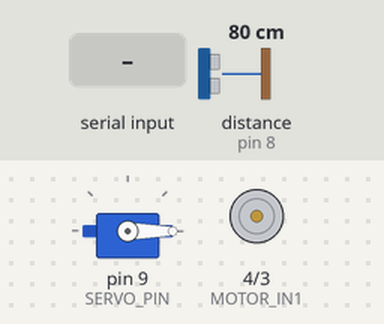
Simulated run of this sketch. Board: Arduino Uno, built with avr-gcc and run on an emulated ATmega328P. Shown: servo, motor-driver pin pairs drawn as motors (green arrow = first pin HIGH = forward, orange = second pin HIGH = backward, longer = more drive, scaled by the enable pin). Wiring (inferred from the names in the program): ultrasonic range finder: trigger pin 7; echo pin 8. Inputs (shaded band) come from the test bench; at power-on: distance to the obstacle (sensor on pin 8) 80 cm. The echo pulse lasts 58.3 µs per cm; what the sketch prints to the serial monitor is not drawn.

Above: at 1.2 s.
1.3 s: "ON\n" received over Serial
At 1.6 s:
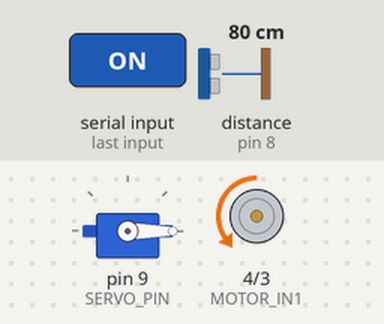
2.8 s: "SERVO:DEFECTO\n" received over Serial
At 4.2 s:
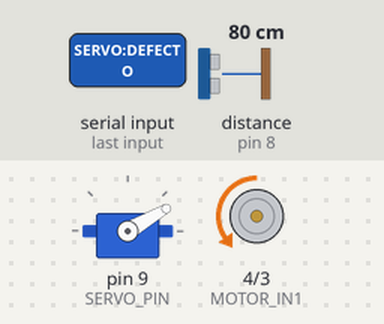
7.3 s: "SERVO:DEFECTO\n" received over Serial
At 7.6 s:
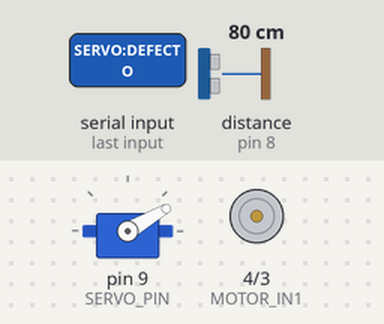
8.8 s: "OFF\n" received over Serial
At 9.7 s:
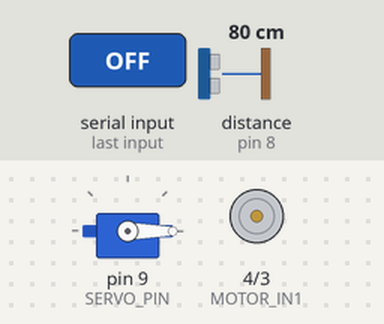
Timing chart, 0 to 11.3 s (numbered marks = the images above; inputs shaded):
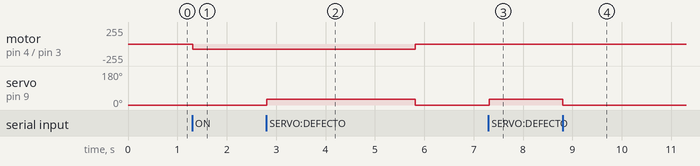

Measured:
- after the input at 1.3 s, motor on pin 4 (MOTOR_IN1) / pin 3 (MOTOR_IN2): stopped → backward 80/255 at once
- after the input at 2.8 s, motor on pin 4 (MOTOR_IN1) / pin 3 (MOTOR_IN2): backward 80/255 → stopped after 3.0 s instead of 1.5 s; servo on pin 9 (SERVO_PIN): 0° → 30° at once, → 0° 3.0 s later
- after the input at 7.3 s, servo on pin 9 (SERVO_PIN): 0° → 30° at once
- after the input at 8.8 s, servo on pin 9 (SERVO_PIN): 30° → 0° at once

The sketch:

logica_hardware.ino
```cpp
#include <Servo.h>

// === PINES ===
// Motor de la faja: JGY370 12V 10 RPM (reductor sinfín autobloqueante)
// con driver L298N, canal A. Retirar el jumper de ENA del módulo.
#define MOTOR_ENA    5   // PWM — velocidad
#define MOTOR_IN1    4   // sentido
#define MOTOR_IN2    3   // sentido
#define TRIG_PIN     7   // morado
#define ECHO_PIN     8   // gris
#define SERVO_PIN    9   // naranja

// === AJUSTES ===
const float DISTANCIA_UMBRAL       = 5.30;   // cm — verificación de tapa
const int   VELOCIDAD              = 80;    // velocidad faja (0-255; 255 = máxima).
const int   SENTIDO                = -1;     // giro de la faja: 1 = IN1 alto, -1 = IN2 alto (validado en test_motor_2)
const int   ANGULO_BUENO           = 0;      // servo: posición reposo — granos buenos/verdes
const int   ANGULO_DEFECTO         = 30;     // servo: separador — ajuste probado en servito.ino
const unsigned long MS_DISTANCIA   = 100;    // reporte sensor cada 100 ms
// Timeout del eco del ultrasónico. Solo importa saber si la tapa está a menos de
// DISTANCIA_UMBRAL (5.30 cm, eco de ~310 µs): cualquier lectura mayor ya es NO_LISTO.
// 5000 µs alcanzan ~85 cm más el retardo con que el sensor levanta ECHO tras el
// disparo, y bloquean el loop como máximo 5 ms en vez de 30 ms: un SERVO:DEFECTO que
// llega durante la medición ya no espera hasta 30 ms para ejecutarse.
// Sin eco en ese tiempo se informa NO_LISTO:-1.00, igual que antes.
const unsigned long ECO_TIMEOUT_US = 5000;
// Watchdog de la faja: con el motor encendido, el backend escribe una línea vacía
// cada 1 s (LATIDO_FAJA_S en arduino_serial.py). Si pasan MS_SIN_HOST_MAX sin
// recibir ningún byte (backend caído, USB desconectado), la faja se apaga para que
// los granos no sigan pasando sin clasificar. Tres latidos perdidos seguidos.
const unsigned long MS_SIN_HOST_MAX = 3000;

Servo  servoSeparador;

// Temporizadores millis()
unsigned long tDistancia = 0;
unsigned long tUltimoHost = 0;   // último byte recibido del backend
bool motorEncendido = false;

// Buffer para leer líneas serial sin bloquear. Tope de longitud: si llega
// basura sin '\n', la línea no crece hasta agotar los 2 KB de SRAM. El comando
// más largo del protocolo (SERVO:DEFECTO) tiene 13 caracteres.
const unsigned int MAX_LINEA_SERIAL = 32;
String lineaSerial = "";

void setup() {
  Serial.begin(9600);  // clones con resonador cerámico fallan a 115200
  lineaSerial.reserve(MAX_LINEA_SERIAL);  // un solo bloque de memoria, sin fragmentar

  pinMode(MOTOR_ENA, OUTPUT);
  pinMode(MOTOR_IN1, OUTPUT);
  pinMode(MOTOR_IN2, OUTPUT);
  aplicarMotor(false);
  pinMode(TRIG_PIN, OUTPUT);
  pinMode(ECHO_PIN, INPUT);

  servoSeparador.attach(SERVO_PIN);
  servoSeparador.write(ANGULO_BUENO);

  Serial.println("SISTEMA:LISTO");
}

void loop() {
  unsigned long ahora = millis();

  // 1. Leer comandos del backend (no-bloqueante, carácter a carácter)
  while (Serial.available() > 0) {
    char c = (char)Serial.read();
    tUltimoHost = millis();
    if (c == '\n') {
      lineaSerial.trim();
      if (lineaSerial.length() > 0) procesarComando(lineaSerial);
      lineaSerial = "";
    } else if (lineaSerial.length() < MAX_LINEA_SERIAL) {
      lineaSerial += c;
    }
    // Pasado el tope se descartan caracteres hasta el próximo '\n': esa línea no
    // es un comando válido y procesarComando la ignora.
  }

  // 2. Watchdog: sin noticias del backend, la faja no sigue girando sola.
  if (motorEncendido && millis() - tUltimoHost > MS_SIN_HOST_MAX) {
    aplicarMotor(false);
    servoSeparador.write(ANGULO_BUENO);
  }

  // 3. Reporte de distancia
  if (ahora - tDistancia >= MS_DISTANCIA) {
    tDistancia = ahora;
    float dist = leerUltrasonico();
    if (dist > 0 && dist < DISTANCIA_UMBRAL) {
      Serial.print("LISTO:");
      Serial.println(dist, 2);
    } else {
      Serial.print("NO_LISTO:");
      Serial.println(dist, 2);
    }
  }

}

void procesarComando(String cmd) {
  if (cmd == "ON") {
    aplicarMotor(true);

  } else if (cmd == "OFF") {
    aplicarMotor(false);
    servoSeparador.write(ANGULO_BUENO);

  } else if (cmd == "SERVO:BUENO") {
    servoSeparador.write(ANGULO_BUENO);

  } else if (cmd == "SERVO:DEFECTO") {
    servoSeparador.write(ANGULO_DEFECTO);

  }
  // TARE y SCALE deshabilitados — báscula HX711 retirada temporalmente
}

// L298N: velocidad por ENA (PWM), sentido por IN1/IN2. Al parar, el reductor
// sinfín retiene la faja; no hace falta freno activo.
void aplicarMotor(bool encender) {
  motorEncendido = encender;
  if (!encender) {
    analogWrite(MOTOR_ENA, 0);
    digitalWrite(MOTOR_IN1, LOW);
    digitalWrite(MOTOR_IN2, LOW);
    return;
  }
  digitalWrite(MOTOR_IN1, SENTIDO == 1 ? HIGH : LOW);
  digitalWrite(MOTOR_IN2, SENTIDO == 1 ? LOW : HIGH);
  analogWrite(MOTOR_ENA, VELOCIDAD);
}

// Retorna distancia en cm. Retorna -1.0 si no hay eco.
float leerUltrasonico() {
  digitalWrite(TRIG_PIN, LOW);
  delayMicroseconds(2);
  digitalWrite(TRIG_PIN, HIGH);
  delayMicroseconds(10);
  digitalWrite(TRIG_PIN, LOW);
  long dur = pulseIn(ECHO_PIN, HIGH, ECO_TIMEOUT_US);
  if (dur == 0) return -1.0;
  return dur * 0.0343 / 2.0;
}
```
